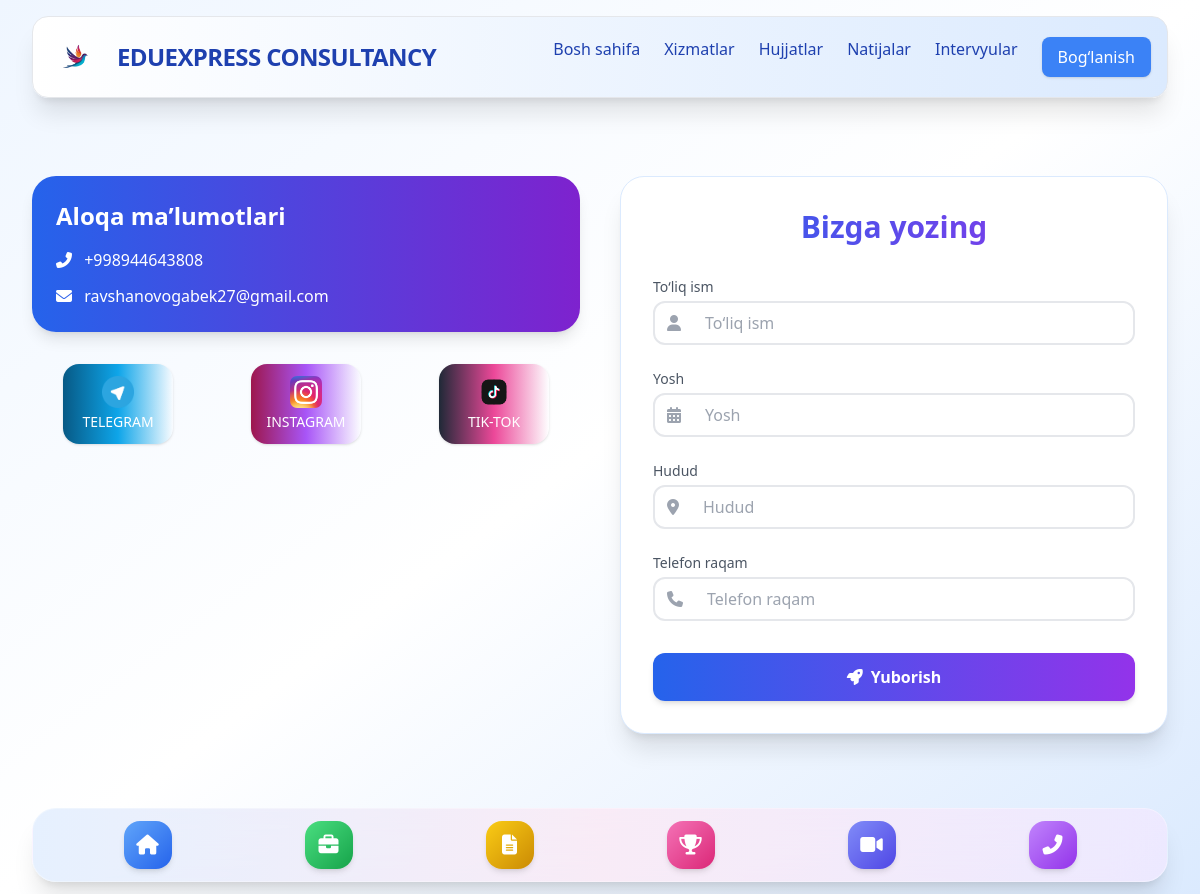
Page /contact/ on the committed database.
### home/models.py (models this page shows, shortened)
class SiteSettings(models.Model):
    title = models.CharField(max_length=255, default="StudyToKorea")
    name = models.CharField(max_length=100, default="StudyToKorea")
    favicon = models.ImageField(upload_to='icons/', blank=True, null=True)
    logo = models.ImageField(upload_to='logos/', blank=True, null=True)
    footer_logo = models.ImageField(upload_to='logos/', blank=True, null=True)
    footer_text = models.TextField(blank=True, null=True)

class SocialMediaCard(models.Model):
    name = models.CharField(max_length=100, verbose_name="Platforma nomi (masalan: Instagram)")
    icon = models.ImageField(upload_to='social_icons/', verbose_name="Ikonka (rasm)")
    link = models.URLField(verbose_name="Havola")
    bg_color = models.CharField(max_length=50, verbose_name="Fon rangi (masalan: bg-pink-500 yoki bg-gradient-to-r from-rose-500 to-pink-500)")
    text_color = models.CharField(max_length=50, default="text-white", verbose_name="Matn rangi (masalan: text-white)")

### contact/models.py (models this page shows, shortened)
class Contact(models.Model):
    phone_number = models.CharField(
        max_length=20,
        verbose_name="Telefon raqami"
    )
    email = models.EmailField(
        blank=True,
        null=True,
        verbose_name="Email"
    )
    class Meta:
        verbose_name = "Aloqa ma'lumoti"
        verbose_name_plural = "Aloqa ma'lumotlari"

### contact/views.py (the view, shortened to what this page needs)
# urls.py: path('', views.contact_view, name='contact'),
def contact_view(request):
    contacts = Contact.objects.all()
    social_media = SocialMediaCard.objects.all()
    form = ContactSubmissionForm()
    return render(request, 'contact/contact.html', {
        'contacts': contacts,
        'social_media': social_media,
        'form': form,
    })

### contact/forms.py
class ContactSubmissionForm(forms.Form):
    full_name = forms.CharField(label="To‘liq ism", widget=forms.TextInput(attrs={
        'class': 'w-full border px-4 py-2 rounded-md',
        'placeholder': 'To‘liq ismingiz'
    }))
    age = forms.IntegerField(label="Yosh", widget=forms.NumberInput(attrs={
        'class': 'w-full border px-4 py-2 rounded-md',
        'placeholder': 'Yoshingiz'
    }))
    region = forms.CharField(label="Hudud", widget=forms.TextInput(attrs={
        'class': 'w-full border px-4 py-2 rounded-md',
        'placeholder': 'Qaysi viloyatdan siz?'
    }))
    phone_number = forms.CharField(label="Telefon raqam", widget=forms.TextInput(attrs={
        'class': 'w-full border px-4 py-2 rounded-md',
        'placeholder': '+998 90 123 45 67'
    }))

### home/context_processors.py (called while the page is built)
def site_settings(request):
    return {
        'site': SiteSettings.objects.first(),
        'social_cards': SocialMediaCard.objects.all()
    }

### contact/templates/contact/contact.html (shortened to what this page needs)
{% extends 'home/base.html' %}
{% load widget_tweaks %}
{% block content %}
<section class="py-12">
  <div class="max-w-7xl mx-auto px-4">
    <div class="grid grid-cols-1 lg:grid-cols-2 gap-10 items-start">
      <div class="space-y-8">
        {% for contact in contacts %}
        <div class="bg-gradient-to-r from-blue-600 to-purple-700 text-white rounded-3xl p-6 shadow-lg">
          <h2 class="text-2xl font-bold mb-4 text-center lg:text-left">Aloqa ma’lumotlari</h2>
          <div class="space-y-3 text-center lg:text-left">
            <p>
              <i class="fas fa-phone-alt mr-2"></i>
              <a href="tel:{{ contact.phone_number }}" class="hover:underline break-all">
                {{ contact.phone_number }}
              </a>
            </p>
            {% if contact.email %}
            <p>
              <i class="fas fa-envelope mr-2"></i>
              <a href="mailto:{{ contact.email }}" class="hover:underline break-all">
                {{ contact.email }}
              </a>
            </p>
            {% endif %}
          </div>
        </div>
        {% empty %}
        <p class="text-gray-500 text-center lg:text-left">Kontakt ma’lumotlari mavjud emas.</p>
        {% endfor %}
        <div class="grid grid-cols-3 sm:grid-cols-4 lg:grid-cols-3 gap-4 justify-items-center">
          {% for sm in social_media %}
          <a href="{{ sm.link }}" target="_blank"
             class="flex flex-col items-center justify-center p-3 w-full max-w-[110px]
                    rounded-2xl shadow hover:scale-105 transition
                    {{ sm.bg_color }} {{ sm.text_color }}">
            <img src="{{ sm.icon.url }}" alt="{{ sm.name }}" class="w-8 h-8 mb-1">
            <span class="text-xs sm:text-sm font-medium">{{ sm.name }}</span>
          </a>
          {% endfor %}
        </div>
      </div>
      <div class="bg-white rounded-3xl shadow-xl p-6 sm:p-8 border border-blue-100">
        <h3 class="text-3xl font-bold text-center mb-8 bg-gradient-to-r from-blue-600 to-purple-600 bg-clip-text text-transparent">
        </h3>
        <form method="POST" class="space-y-6">
          <div>
            <label class="block text-gray-600 mb-1 text-sm font-medium">{{ form.full_name.label }}</label>
            <div class="flex items-center border-2 border-gray-200 rounded-xl focus-within:border-blue-500 transition">
              <span class="px-3 text-gray-400">
                <i class="fas fa-user"></i>
              </span>
              {% render_field form.full_name placeholder=form.full_name.label class="w-full px-3 py-2 outline-none rounded-r-xl" %}
            </div>
          </div>
          <div>
            <label class="block text-gray-600 mb-1 text-sm font-medium">{{ form.age.label }}</label>
            <div class="flex items-center border-2 border-gray-200 rounded-xl focus-within:border-blue-500 transition">
              <span class="px-3 text-gray-400">
                <i class="fas fa-calendar-alt"></i>
              </span>
              {% render_field form.age placeholder=form.age.label class="w-full px-3 py-2 outline-none rounded-r-xl" %}
            </div>
          </div>
          <div>
            <label class="block text-gray-600 mb-1 text-sm font-medium">{{ form.region.label }}</label>
            <div class="flex items-center border-2 border-gray-200 rounded-xl focus-within:border-blue-500 transition">
              <span class="px-3 text-gray-400">
                <i class="fas fa-map-marker-alt"></i>
              </span>
              {% render_field form.region placeholder=form.region.label class="w-full px-3 py-2 outline-none rounded-r-xl" %}
            </div>
          </div>
          <div>
            <label class="block text-gray-600 mb-1 text-sm font-medium">{{ form.phone_number.label }}</label>
            <div class="flex items-center border-2 border-gray-200 rounded-xl focus-within:border-blue-500 transition">
              <span class="px-3 text-gray-400">
                <i class="fas fa-phone"></i>
              </span>
              {% render_field form.phone_number placeholder=form.phone_number.label class="w-full px-3 py-2 outline-none rounded-r-xl" %}
            </div>
          </div>
          <div class="text-center pt-2">
            <button type="submit"
                    class="w-full bg-gradient-to-r from-blue-600 to-purple-600 text-white font-semibold
                           py-3 rounded-xl hover:scale-105 transition transform shadow-md flex items-center justify-center gap-2">
              <i class="fas fa-rocket"></i> Yuborish
            </button>
          </div>
        </form>
      </div>
    </div>
  </div>
</section>
{% endblock %}

### home/templates/home/base.html (shortened to what this page needs)
<!DOCTYPE html>
<html lang="uz">
<head>
  <script src="https://cdn.tailwindcss.com"></script>
  <link rel="stylesheet" href="https://cdnjs.cloudflare.com/ajax/libs/font-awesome/6.5.0/css/all.min.css">
</head>
<body class="bg-gradient-to-br from-blue-50 via-white to-blue-100 text-gray-800">
<header class="bg-gradient-to-r from-white to-blue-100 text-blue-800 shadow-xl border fixed top-4 left-4 right-4 rounded-2xl z-50 mx-4 backdrop-blur-md">
  <div class="max-w-7xl mx-auto px-4 py-3 flex items-center justify-between">
    <a href="/" class="flex items-center space-x-3">
      {% if site.logo %}
        <img src="{{ site.logo.url }}" alt="Logo" class="h-14 w-auto">
      {% endif %}
      <span class="text-2xl font-bold tracking-tight">{{ site.name }}</span>
    </a>
    <nav id="menu" class="hidden md:flex space-x-6 text-[16px] font-medium">
      <a href="/" class="hover:text-blue-600">Bosh sahifa</a>
      <a href="/services/" class="hover:text-blue-600">Xizmatlar</a>
      <a href="/documents/" class="hover:text-blue-600">Hujjatlar</a>
      <a href="/results/" class="hover:text-blue-600">Natijalar</a>
      <a href="/interviews/" class="hover:text-blue-600">Intervyular</a>
      <a href="/contact/" class="bg-blue-500 text-white px-4 py-2 rounded-lg shadow hover:bg-blue-600 transition">Bog‘lanish</a>
    </nav>
  </div>
</header>
<main class="max-w-7xl mx-auto px-4 pt-32 pb-28">
  {% block content %}{% endblock %}
</main>
<footer class="fixed bottom-3 left-4 right-4 bg-gradient-to-r from-blue-100/70 via-pink-100/70 to-purple-100/70
            backdrop-blur-xl border border-white/30 shadow-xl rounded-3xl mx-4 z-50">
  <div class="max-w-7xl mx-auto flex items-center justify-around py-3 px-6">
    <a href="/" class="flex flex-col items-center group">
      <div class="w-12 h-12 rounded-2xl flex items-center justify-center
                  bg-gradient-to-br from-blue-400 to-blue-600
                  shadow-md transition duration-300 group-hover:scale-110 group-hover:shadow-[0_0_15px_rgba(59,130,246,0.6)]">
        <i class="fas fa-home text-white text-xl"></i>
      </div>
    </a>
    <a href="/services/" class="flex flex-col items-center group">
      <div class="w-12 h-12 rounded-2xl flex items-center justify-center
                  bg-gradient-to-br from-green-400 to-green-600
                  shadow-md transition duration-300 group-hover:scale-110 group-hover:shadow-[0_0_15px_rgba(34,197,94,0.6)]">
        <i class="fas fa-briefcase text-white text-xl"></i>
      </div>
    </a>
    <a href="/documents/" class="flex flex-col items-center group">
      <div class="w-12 h-12 rounded-2xl flex items-center justify-center
                  bg-gradient-to-br from-yellow-400 to-yellow-600
                  shadow-md transition duration-300 group-hover:scale-110 group-hover:shadow-[0_0_15px_rgba(250,204,21,0.6)]">
        <i class="fas fa-file-alt text-white text-xl"></i>
      </div>
    </a>
    <a href="/results/" class="flex flex-col items-center group">
      <div class="w-12 h-12 rounded-2xl flex items-center justify-center
                  bg-gradient-to-br from-pink-400 to-pink-600
                  shadow-md transition duration-300 group-hover:scale-110 group-hover:shadow-[0_0_15px_rgba(236,72,153,0.6)]">
        <i class="fas fa-trophy text-white text-xl"></i>
      </div>
    </a>
    <a href="/interviews/" class="flex flex-col items-center group">
      <div class="w-12 h-12 rounded-2xl flex items-center justify-center
                  bg-gradient-to-br from-indigo-400 to-indigo-600
                  shadow-md transition duration-300 group-hover:scale-110 group-hover:shadow-[0_0_15px_rgba(79,70,229,0.6)]">
        <i class="fas fa-video text-white text-xl"></i>
      </div>
    </a>
    <a href="/contact/" class="flex flex-col items-center group">
      <div class="w-12 h-12 rounded-2xl flex items-center justify-center
                  bg-gradient-to-br from-purple-400 to-purple-600
                  shadow-md transition duration-300 group-hover:scale-110 group-hover:shadow-[0_0_15px_rgba(168,85,247,0.6)]">
        <i class="fas fa-phone-alt text-white text-xl"></i>
      </div>
    </a>
  </div>
</footer>
</body>
</html>

### rows in the picture
SiteSettings: logo (picture), name "EDUEXPRESS CONSULTANCY"
Contact: phone_number "+998944643808", email "ravshanovogabek27@gmail.com"
SocialMediaCard: icon (picture), name "TELEGRAM"
SocialMediaCard: icon (picture), name "INSTAGRAM"
SocialMediaCard: icon (picture), name "TIK-TOK"
